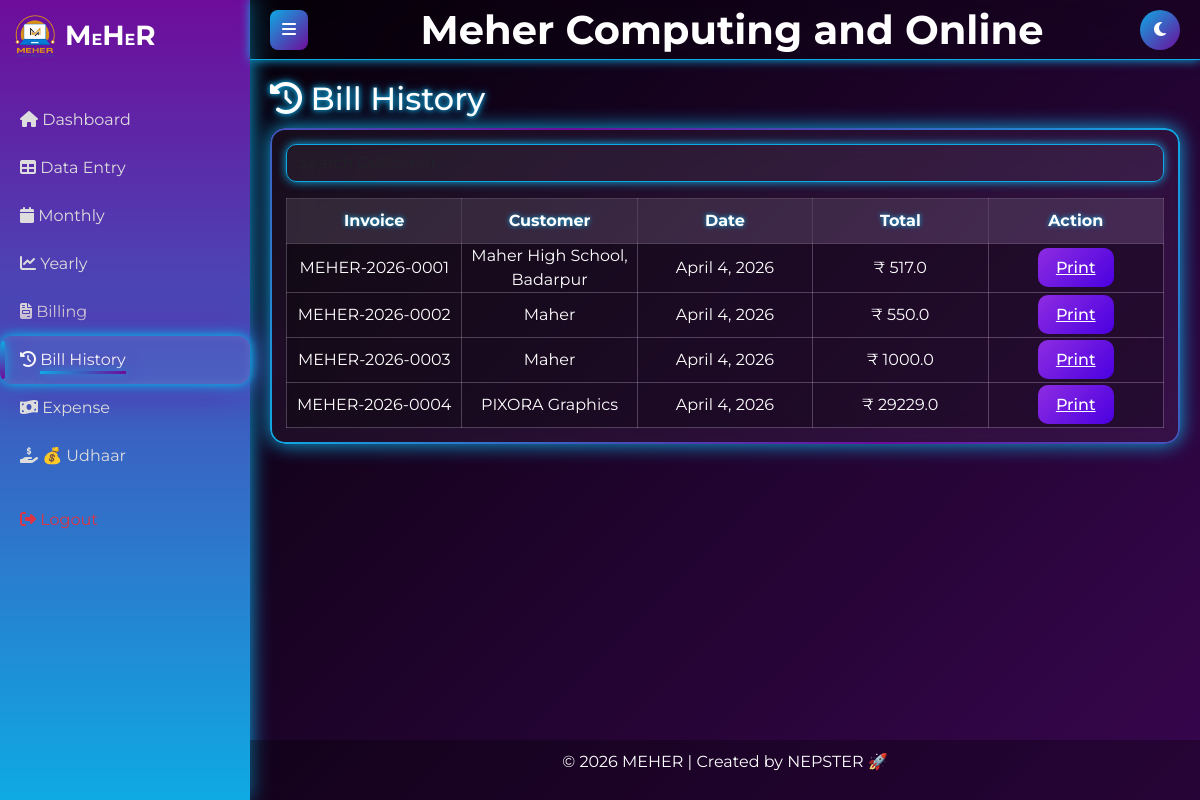
The page /billing/history/ on the database its author committed.
### billing/models.py (models this page shows, shortened)
class Bill(models.Model):
    invoice_no = models.CharField(max_length=50, unique=True, null=True, blank=True)
    customer_name = models.CharField(max_length=200)
    date = models.DateField(auto_now_add=True)
    total_amount = models.FloatField(default=0)

### billing/views.py (the view)
# urls.py: path('history/', BillHistoryView.as_view(), name='bill_history'),
class BillHistoryView(ListView):
    model = Bill
    template_name = "bill_history.html"
    context_object_name = "bills"
    ordering = ['-date']

### templates/bill_history.html (shortened to what this page needs)
{% extends 'base.html' %}
{% block content %}
<h2><i class="fa-solid fa-clock-rotate-left"></i> Bill History</h2>
<div class="glass-card p-3">
    <input type="text" id="searchInput" class="form-control neon-input mb-3" placeholder="Search Customer...">
    <table class="table-neon text-center">
        <thead>
            <tr>
                <th>Invoice</th>
                <th>Customer</th>
                <th>Date</th>
                <th>Total</th>
                <th>Action</th>
            </tr>
        </thead>
        <tbody id="billTable">
            {% for bill in bills %}
            <tr>
                <td>{{ bill.invoice_no }}</td>
                <td>{{ bill.customer_name }}</td>
                <td>{{ bill.date }}</td>
                <td>₹ {{ bill.total_amount }}</td>
                <td>
                    <a href="/billing/print/{{ bill.id }}/" class="btn-neon">Print</a>
                </td>
            </tr>
            {% endfor %}
        </tbody>
    </table>
</div>
{% endblock %}

### templates/base.html (shortened to what this page needs)
{% load static %}
<!doctype html>
<html lang="en">
  <head>
    <link
      href="https://cdn.jsdelivr.net/npm/bootstrap@5.3.0/dist/css/bootstrap.min.css"
      rel="stylesheet"
    />
    <link
      href="https://cdnjs.cloudflare.com/ajax/libs/font-awesome/6.5.1/css/all.min.css"
      rel="stylesheet"
    />
    <link rel="stylesheet" href="{% static 'css/bootstrap_min.css' %}" />
    <link rel="stylesheet" href="{% static 'css/font_awesome_all_min.css' %}" />
    <link rel="stylesheet" href="{% static 'css/style.css' %}" />
  </head>
  <body>
    <div class="layout">
      <div class="sidebar" id="sidebar">
        <div class="logo-box">
          <img src="{% static 'images/logo.png' %}" width="40" />
          <span
            ><big
              ><big><big>M</big></big></big
            >E<big
              ><big><big>H</big></big></big
            >E<big
              ><big><big>R</big></big></big
            ></span
          >
        </div>
        <ul class="nav flex-column mt-4">
          <li class="nav-item">
            <a
              href="{% url 'dashboard' %}"
              class="nav-link {% if request.resolver_match.url_name == 'dashboard' %}active-link{% endif %}"
            >
              <i class="fa-solid fa-house"></i> <span>Dashboard</span>
            </a>
          </li>
          <li class="nav-item">
            <a
              href="{% url 'data_entry' %}"
              class="nav-link {% if 'data' in request.path %}active-link{% endif %}"
            >
              <i class="fa-solid fa-table"></i> <span>Data Entry</span>
            </a>
          </li>
          <li class="nav-item">
            <a
              href="{% url 'monthly' %}"
              class="nav-link {% if 'monthly' in request.path %}active-link{% endif %}"
            >
              <i class="fa-solid fa-calendar"></i> <span>Monthly</span>
            </a>
          </li>
          <li class="nav-item">
            <a
              href="{% url 'yearly' %}"
              class="nav-link {% if 'yearly' in request.path %}active-link{% endif %}"
            >
              <i class="fa-solid fa-chart-line"></i> <span>Yearly</span>
            </a>
          </li>
          <li class="nav-item">
            <a
              href="{% url 'billing' %}"
              class="nav-link {% if '/billing/' == request.path %}active-link{% endif %}"
            >
              <i class="fa-solid fa-file-invoice"></i> <span>Billing</span>
            </a>
          </li>
          <li class="nav-item">
            <a
              href="{% url 'bill_history' %}"
              class="nav-link {% if 'history' in request.path %}active-link{% endif %}"
            >
              <i class="fa-solid fa-clock-rotate-left"></i>
              <span>Bill History</span>
            </a>
          </li>
          <li class="nav-item">
            <a
              href="{% url 'expense' %}"
              class="nav-link {% if 'expense' in request.path %}active-link{% endif %}"
            >
              <i class="fa-solid fa-money-bill-wave"></i> <span>Expense</span>
            </a>
          </li>
          <li class="nav-item">
            <a
              href="{% url 'udhaar' %}"
              class="nav-link {% if 'udhaar' in request.path %}active-link{% endif %}"
            >
              <i class="fa-solid fa-hand-holding-usd"></i> <span>💰 Udhaar</span>
            </a>
          </li>
          <li class="nav-item mt-3">
            <form
              action="{% url 'logout' %}"
              method="post"
              style="display: inline"
            >
              <button
                type="submit"
                class="nav-link text-danger"
                style="
                  background: none;
                  border: none;
                  cursor: pointer;
                  width: 100%;
                  text-align: left;
                "
              >
                <i class="fa-solid fa-right-from-bracket"></i>
                <span>Logout</span>
              </button>
            </form>
          </li>
        </ul>
      </div>
      <div class="main">
        <div class="topbar">
          <button class="menu-btn me-3" onclick="toggleSidebar()">
            <i class="fa-solid fa-bars"></i>
          </button>
          <h1 class="mb-0"><strong>Meher Computing and Online</strong></h1>
          <div class="topbar-right">
            <button class="theme-icon-btn" onclick="toggleTheme()">
              <i id="themeIcon" class="fa-solid fa-moon"></i>
            </button>
          </div>
        </div>
        <div class="content">{% block content %}{% endblock %}</div>
        <footer class="footer text-center">
          <p>© {% now "Y" %} MEHER | Created by NEPSTER 🚀</p>
        </footer>
      </div>
    </div>
  </body>
</html>

### rows shown on the page
Bill: invoice_no "MEHER-2026-0001", customer_name "Maher High School, Badarpur", date "April 4, 2026", total_amount "517.0"
Bill: invoice_no "MEHER-2026-0002", customer_name "Maher", date "April 4, 2026", total_amount "550.0"
Bill: invoice_no "MEHER-2026-0003", customer_name "Maher", date "April 4, 2026", total_amount "1000.0"
Bill: invoice_no "MEHER-2026-0004", customer_name "PIXORA Graphics", date "April 4, 2026", total_amount "29229.0"
